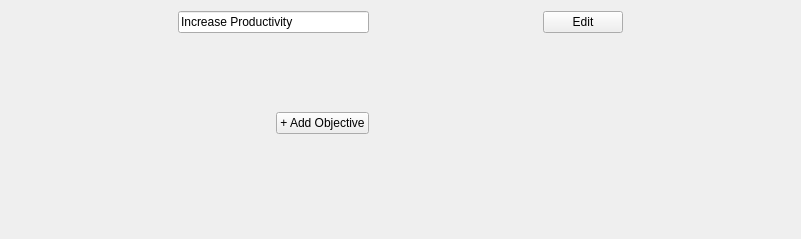
          <widget class="QWidget" name="scrollAreaWidgetContents_4">
           <property name="geometry">
            <rect>
             <x>0</x>
             <y>0</y>
             <width>801</width>
             <height>239</height>
            </rect>
           </property>
           <layout class="QGridLayout" name="gridLayout_6">
            <item row="0" column="1" colspan="2">
             <widget class="QLineEdit" name="objectivesIncreaseProductivityEdit">
              <property name="minimumSize">
               <size>
                <width>191</width>
                <height>0</height>
               </size>
              </property>
              <property name="text">
               <string>Increase Productivity</string>
              </property>
             </widget>
            </item>
            <item row="0" column="3">
             <spacer name="horizontalSpacer_35">
              <property name="orientation">
               <enum>Qt::Horizontal</enum>
              </property>
              <property name="sizeHint" stdset="0">
               <size>
                <width>118</width>
                <height>20</height>
               </size>
              </property>
             </spacer>
            </item>
            <item row="0" column="4">
             <widget class="QPushButton" name="objectivesEditButton">
              <property name="text">
               <string>Edit</string>
              </property>
             </widget>
            </item>
            <item row="0" column="5">
             <spacer name="horizontalSpacer_36">
              <property name="orientation">
               <enum>Qt::Horizontal</enum>
              </property>
              <property name="sizeHint" stdset="0">
               <size>
                <width>119</width>
                <height>20</height>
               </size>
              </property>
             </spacer>
            </item>
            <item row="1" column="1">
             <spacer name="verticalSpacer_21">
              <property name="orientation">
               <enum>Qt::Vertical</enum>
              </property>
              <property name="sizeHint" stdset="0">
               <size>
                <width>20</width>
                <height>86</height>
               </size>
              </property>
             </spacer>
            </item>
            <item row="1" column="2">
             <widget class="QPushButton" name="objectivesAddObjectiveButton">
              <property name="text">
               <string>+ Add Objective</string>
              </property>
             </widget>
            </item>
            <item row="2" column="0">
             <spacer name="horizontalSpacer_37">
              <property name="orientation">
               <enum>Qt::Horizontal</enum>
              </property>
              <property name="sizeHint" stdset="0">
               <size>
                <width>85</width>
                <height>20</height>
               </size>
              </property>
             </spacer>
            </item>
           </layout>
          </widget>
